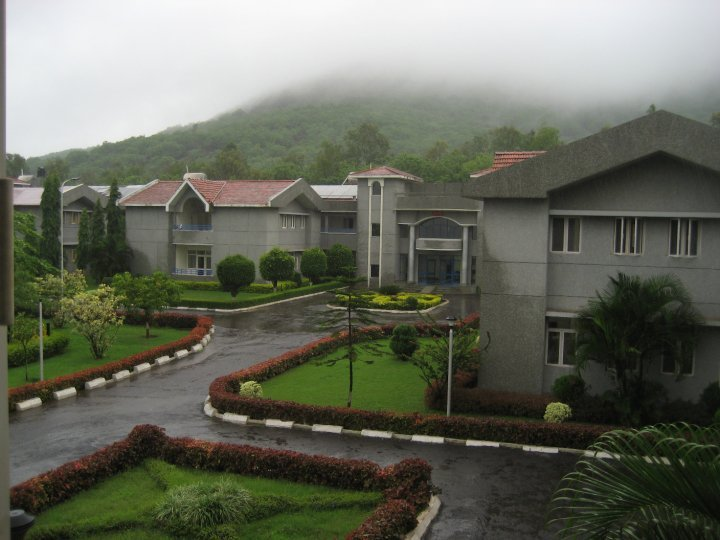
#> input picture images/pic1.jpg, 720 x 540 px
$ jupyter execute 06-Colour-Spaces--Individual-RGB.ipynb
#> lines starting #> are read from the running program, lines starting #| are printed output that depends on the picture
'''Individual channels in an RGB image'''

[cell 1]
import cv2
import numpy as np

image = cv2.imread('./images/pic1.jpg')
#> image is the input picture: shape (540, 720, 3); mean B, G, R 93.1, 106.2, 103.3

B, G, R = cv2.split(image)
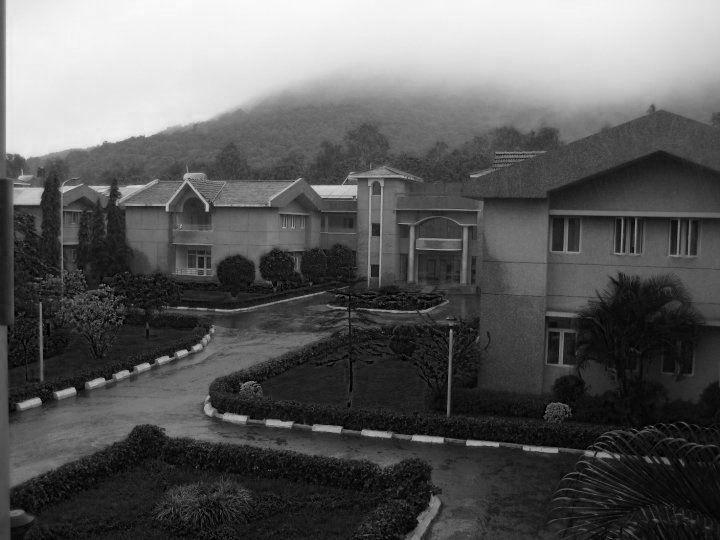
#> B: shape (540, 720); min 0, max 250, mean 93.1
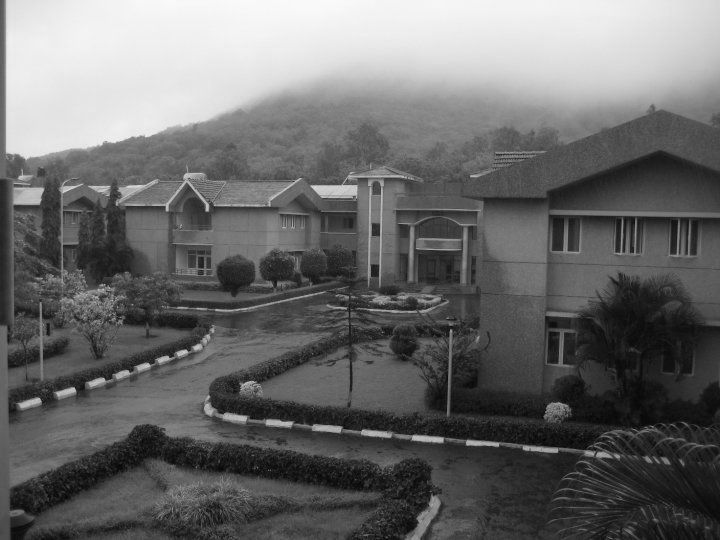
#> G: shape (540, 720); min 4, max 249, mean 106.2
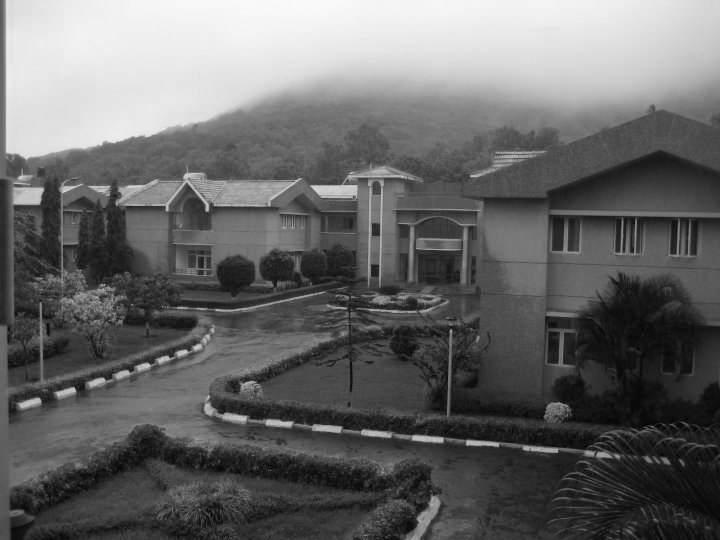
#> R: shape (540, 720); min 0, max 249, mean 103.3

print (B.shape)
#| (540, 720)
cv2.imshow("Red", R)
cv2.imshow("Green", G)
cv2.imshow("Blue", B)
cv2.waitKey(0)
cv2.destroyAllWindows()

#Re-make the original image
merged = cv2.merge([B, G,R])
cv2.imshow("Merged", merged)

#Amplify the blue color
merged = cv2.merge([B+100, G, R])
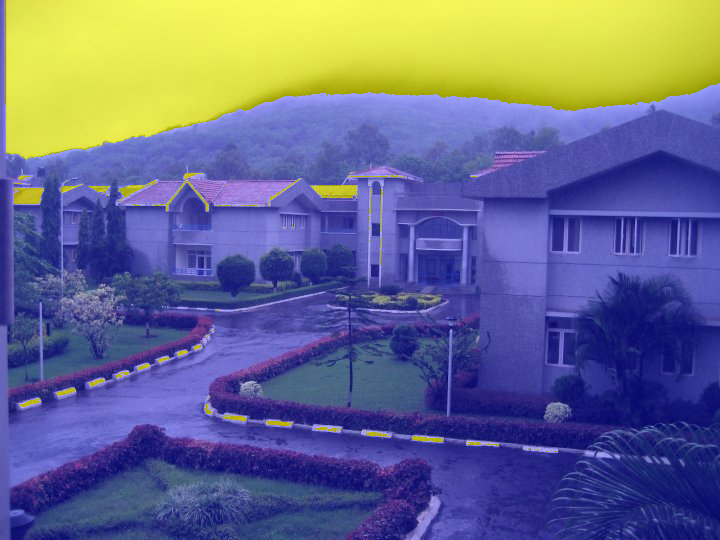
#> merged: shape (540, 720, 3); mean B, G, R 138.4, 106.2, 103.3
cv2.imshow("Merged with Blue Amplified", merged)

cv2.waitKey(0)
cv2.destroyAllWindows()

'''Individual Red Blue and Green Images'''

[cell 2]
import cv2
import numpy as np

image = cv2.imread('./images/pic1.jpg')

B, G, R = cv2.split(image)

#Create a matrix of zeros with dimensions of the image h x w
zeros = np.zeros(image.shape[:2], dtype = "uint8")

cv2.imshow("Red", cv2.merge([zeros, zeros, R]))
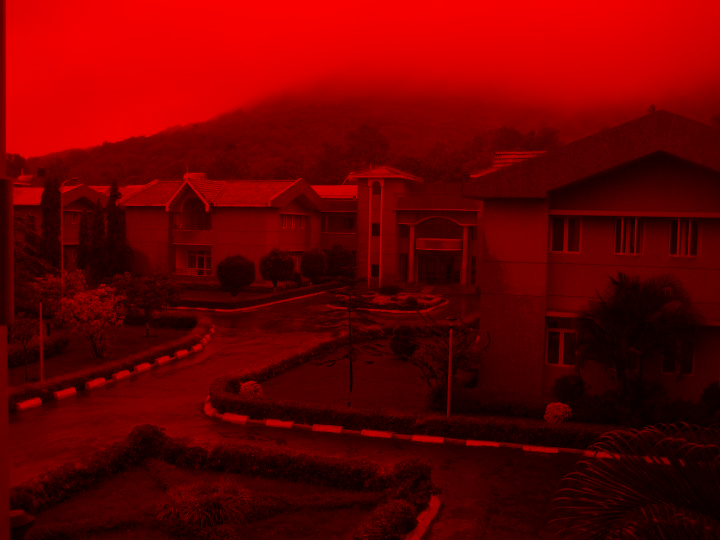
#> window 'Red': shape (540, 720, 3); mean B, G, R 0, 0, 103.3
cv2.imshow("Green", cv2.merge([zeros, G, zeros]))
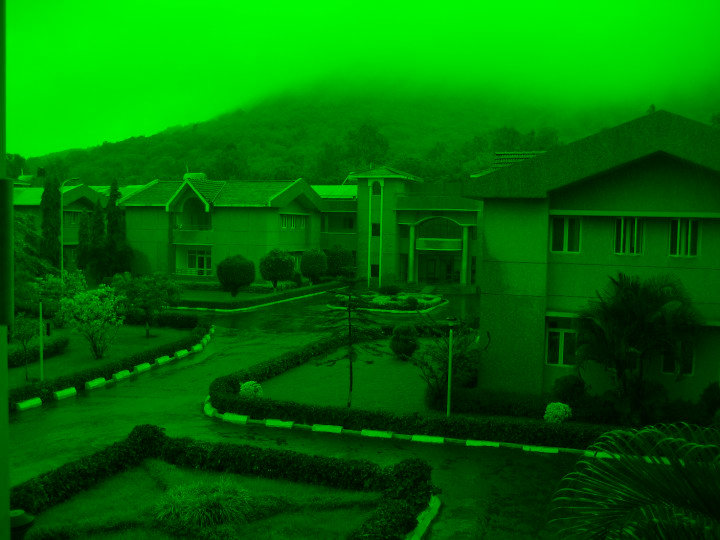
#> window 'Green': shape (540, 720, 3); mean B, G, R 0, 106.2, 0
cv2.imshow("Blue", cv2.merge([B, zeros, zeros]))
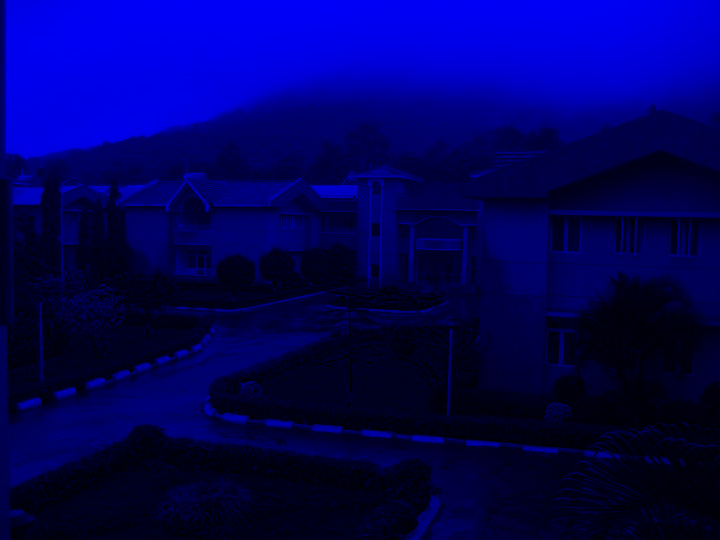
#> window 'Blue': shape (540, 720, 3); mean B, G, R 93.1, 0, 0

cv2.waitKey(0)
cv2.destroyAllWindows()

$ run again, with images/Sunflowers.jpg copied over images/pic1.jpg
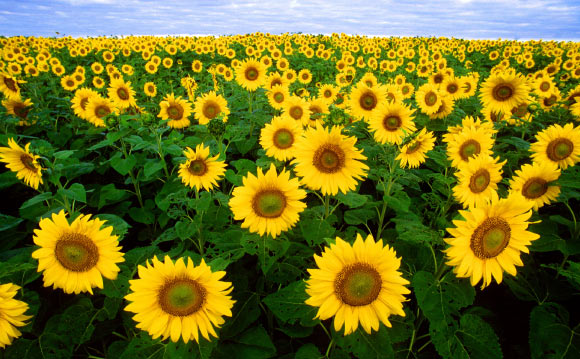
#> input picture images/Sunflowers.jpg, 580 x 359 px
#> image is the input picture: shape (359, 580, 3); mean B, G, R 33.5, 114.1, 115.8
#| (359, 580)
#> `cv2.imshow("Green", cv2.merge([zeros, G, zeros]))`:
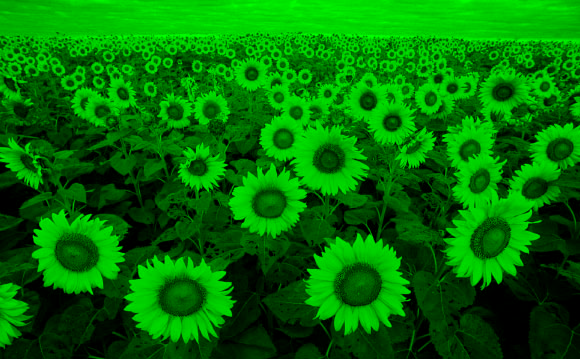
#> window 'Green': shape (359, 580, 3); mean B, G, R 0, 114.1, 0
#> `cv2.imshow("Blue", cv2.merge([B, zeros, zeros]))`:
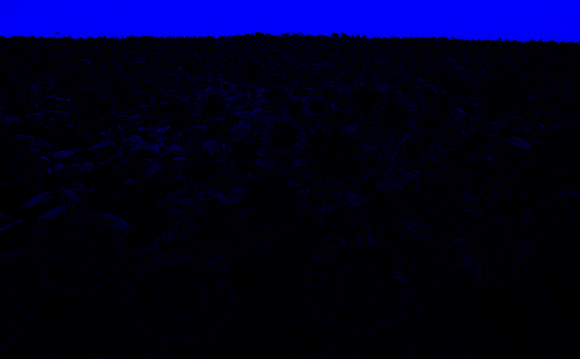
#> window 'Blue': shape (359, 580, 3); mean B, G, R 33.5, 0, 0
